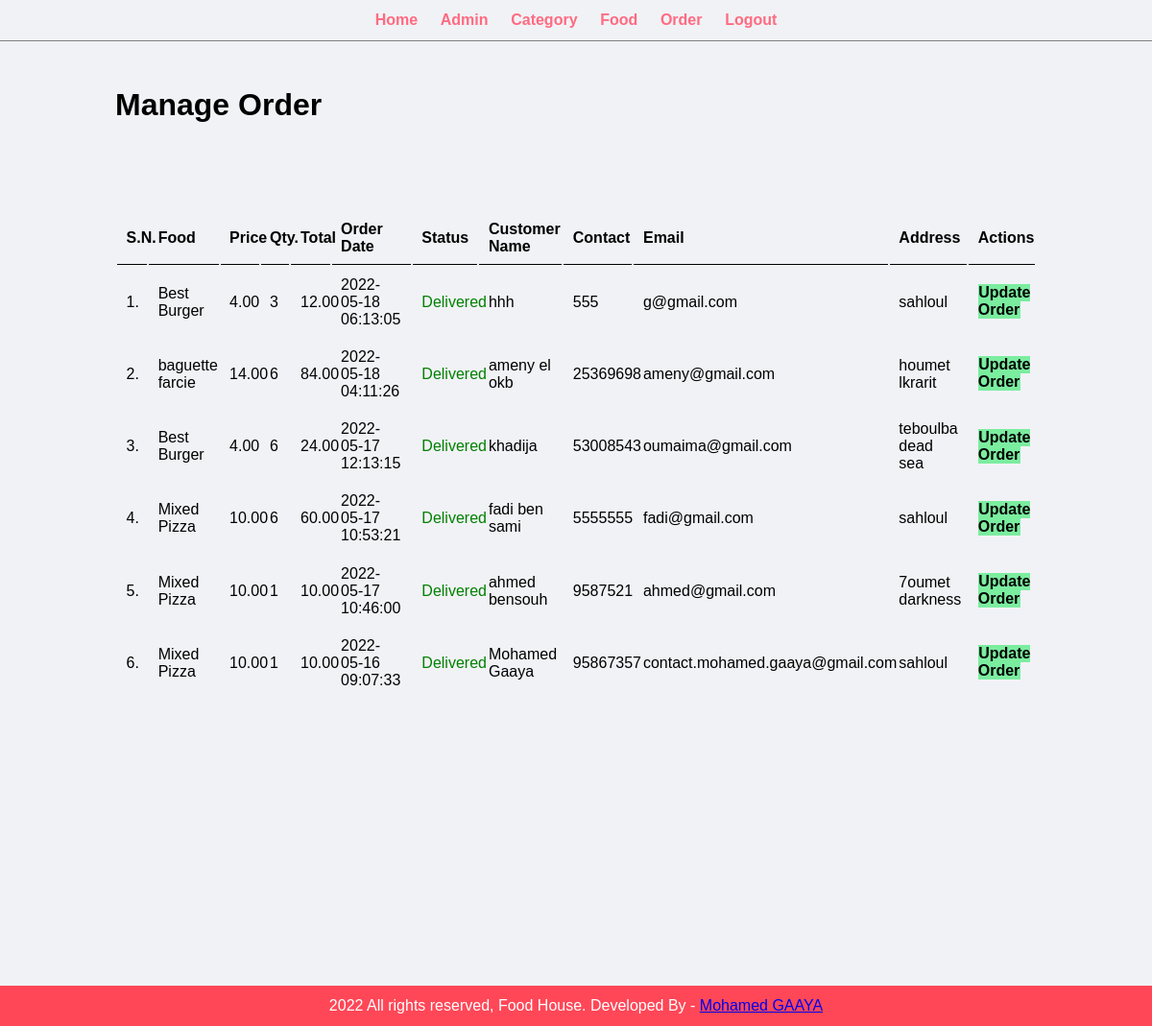
Page /admin/manage-order.php (signed in) on the committed database.
### tables this page shows
CREATE TABLE `tbl_order` (
  `id` int(10) UNSIGNED NOT NULL,
  `food` varchar(150) NOT NULL,
  `price` decimal(10,2) NOT NULL,
  `qty` int(11) NOT NULL,
  `total` decimal(10,2) NOT NULL,
  `order_date` datetime NOT NULL,
  `status` varchar(50) NOT NULL,
  `customer_name` varchar(150) NOT NULL,
  `customer_contact` varchar(20) NOT NULL,
  `customer_email` varchar(150) NOT NULL,
  `customer_address` varchar(255) NOT NULL
);

### admin/manage-order.php (the view, shortened to what this page needs)
<?php include('partials/menu.php'); ?>
<div class="main-content">
    <div class="wrapper">
        <h1>Manage Order</h1>
                <br /><br /><br />
                <br><br>
                <table class="tbl-full">
                    <tr>
                        <th>S.N.</th>
                        <th>Food</th>
                        <th>Price</th>
                        <th>Qty.</th>
                        <th>Total</th>
                        <th>Order Date</th>
                        <th>Status</th>
                        <th>Customer Name</th>
                        <th>Contact</th>
                        <th>Email</th>
                        <th>Address</th>
                        <th>Actions</th>
                    </tr>
                    <?php
                        $sql = "SELECT * FROM tbl_order ORDER BY id DESC";
                        $res = mysqli_query($conn, $sql);
                        $count = mysqli_num_rows($res);
                        $sn = 1;
                        if($count>0)
                        {
                            while($row=mysqli_fetch_assoc($res))
                            {
                                $id = $row['id'];
                                $food = $row['food'];
                                $price = $row['price'];
                                $qty = $row['qty'];
                                $total = $row['total'];
                                $order_date = $row['order_date'];
                                $status = $row['status'];
                                $customer_name = $row['customer_name'];
                                $customer_contact = $row['customer_contact'];
                                $customer_email = $row['customer_email'];
                                $customer_address = $row['customer_address'];
                                ?>
                                    <tr>
                                        <td><?php echo $sn++; ?>. </td>
                                        <td><?php echo $food; ?></td>
                                        <td><?php echo $price; ?></td>
                                        <td><?php echo $qty; ?></td>
                                        <td><?php echo $total; ?></td>
                                        <td><?php echo $order_date; ?></td>
                                        <td>
                                            <?php
                                                if($status=="Ordered")
                                                {
                                                    echo "<label>$status</label>";
                                                }
                                                elseif($status=="On Delivery")
                                                {
                                                    echo "<label style='color: orange;'>$status</label>";
                                                }
                                                elseif($status=="Delivered")
                                                {
                                                    echo "<label style='color: green;'>$status</label>";
                                                }
                                                elseif($status=="Cancelled")
                                                {
                                                    echo "<label style='color: red;'>$status</label>";
                                                }
                                            ?>
                                        </td>
                                        <td><?php echo $customer_name; ?></td>
                                        <td><?php echo $customer_contact; ?></td>
                                        <td><?php echo $customer_email; ?></td>
                                        <td><?php echo $customer_address; ?></td>
                                        <td>
                                            <a href="<?php echo SITEURL; ?>admin/update-order.php?id=<?php echo $id; ?>" class="btn-secondary">Update Order</a>
                                        </td>
                                    </tr>
                                <?php
                            }
                        }
                        else
                        {
                            echo "<tr><td colspan='12' class='error'>Orders not Available</td></tr>";
                        }
                    ?>
                </table>
    </div>
</div>
<?php include('partials/footer.php'); ?>

### css/admin.css (style rules this page uses)
* { margin: 0; padding: 0; font-family: Arial, Helvetica, sans-serif; }
.wrapper { padding: 1%; width: 80%; margin: 0 auto; }
.tbl-full { width: 100%; }
table tr th { border-bottom: 1px solid black; padding: 1%; text-align: left; }
table tr td { padding: 1%; }
.btn-secondary { background-color: #7bed9f; padding: 1%; color: black; text-decoration: none; font-weight: bold; }
.main-content { background-color: #f1f2f6; padding: 3% 0; }
body { background-color:#f1f2f6 }

### rows in the picture
tbl_order: food "Best Burger", price "4.00", qty "3", total "12.00", order_date "2022-05-18 06:13:05", status "Delivered", customer_name "hhh", customer_contact "555", customer_email "g@gmail.com", customer_address "sahloul"
tbl_order: food "baguette farcie", price "14.00", qty "6", total "84.00", order_date "2022-05-18 04:11:26", status "Delivered", customer_name "ameny el okb", customer_contact "25369698", customer_email "ameny@gmail.com", customer_address "houmet lkrarit"
tbl_order: food "Best Burger", price "4.00", qty "6", total "24.00", order_date "2022-05-17 12:13:15", status "Delivered", customer_name "khadija", customer_contact "53008543", customer_email "oumaima@gmail.com", customer_address "teboulba dead sea"
tbl_order: food "Mixed Pizza", price "10.00", qty "6", total "60.00", order_date "2022-05-17 10:53:21", status "Delivered", customer_name "fadi ben sami", customer_contact "5555555", customer_email "fadi@gmail.com", customer_address "sahloul"
tbl_order: food "Mixed Pizza", price "10.00", qty "1", total "10.00", order_date "2022-05-17 10:46:00", status "Delivered", customer_name "ahmed bensouh", customer_contact "9587521", customer_email "ahmed@gmail.com", customer_address "7oumet darkness"
tbl_order: food "Mixed Pizza", price "10.00", qty "1", total "10.00", order_date "2022-05-16 09:07:33", status "Delivered", customer_name "Mohamed Gaaya", customer_contact "95867357", customer_email "contact.mohamed.gaaya@gmail.com", customer_address "sahloul"
